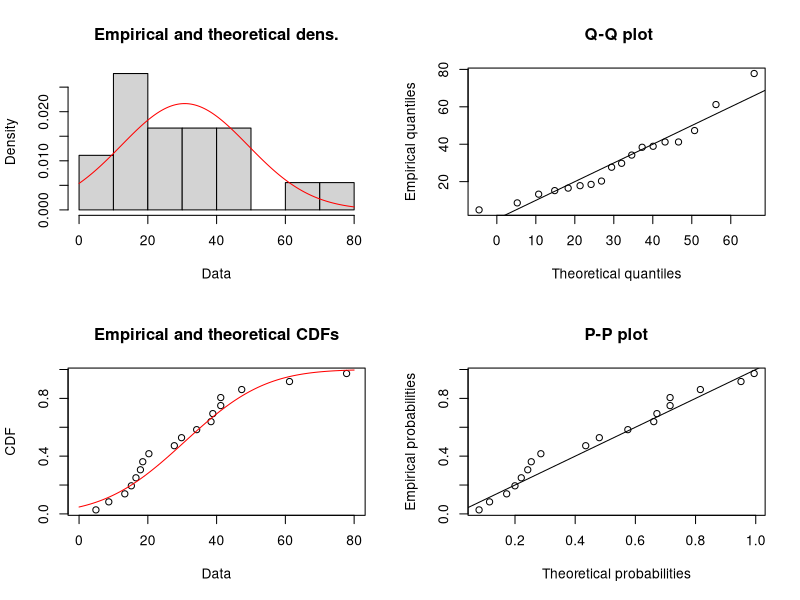
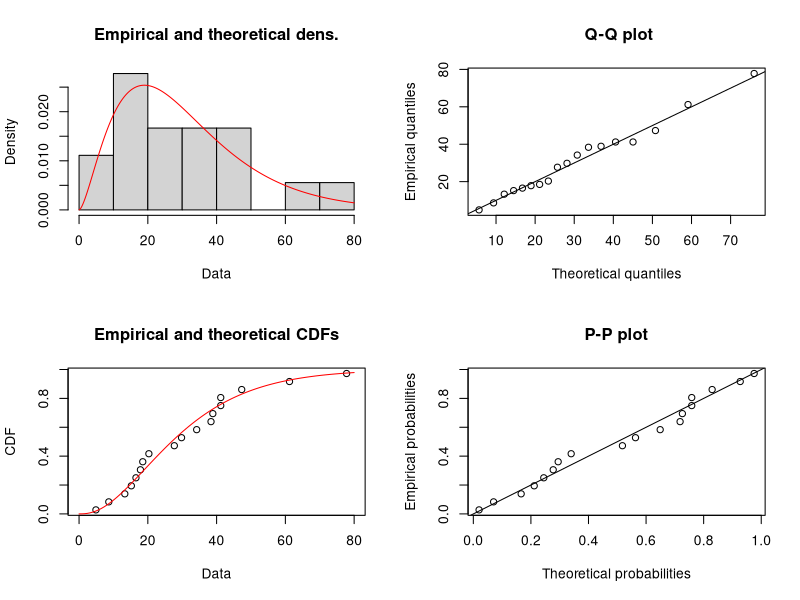
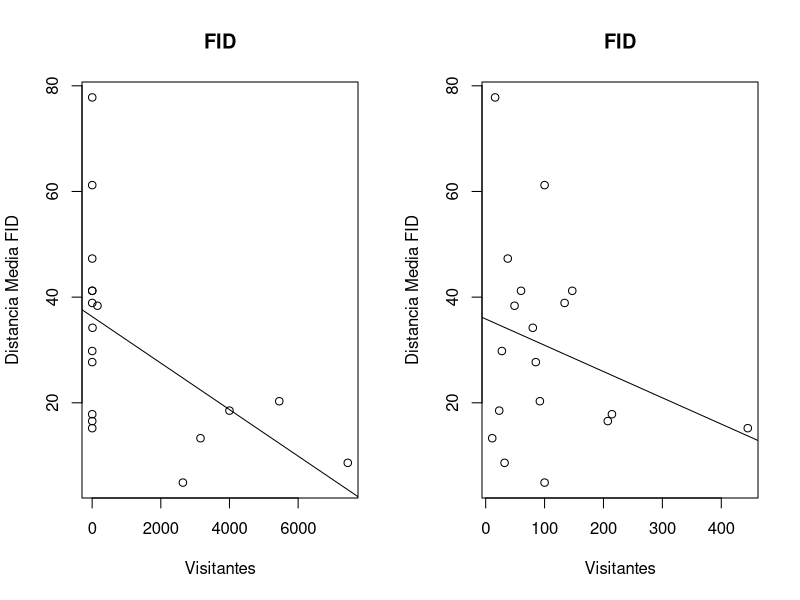

R code for these plots, in order:
## ---- chunk 1
knitr::opts_chunk$set(echo = TRUE)
library(fitdistrplus)
## ---- chunk 2
datos <- read.table(file = "FID.dat", header = T)
## ---- chunk 3
par(mfrow = c(1,2))
plot(fitdist(datos$meanFID, "norm"))
plot(fitdist(datos$meanFID, "gamma"))
## ---- chunk 4
par(mfrow = c(1, 2))
plot(datos$visitors, datos$meanFID, 
     xlab = "Visitantes", ylab = "Distancia Media FID",
     main = "FID")
abline(lm(datos$meanFID ~ datos$visitors))
plot(datos$density, datos$meanFID, 
     xlab = "Visitantes", ylab = "Distancia Media FID",
     main = "FID")
abline(lm(datos$meanFID ~ datos$density))
